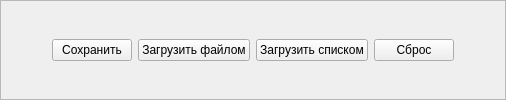
    <widget class="QFrame" name="frame_buttons">
     <property name="sizePolicy">
      <sizepolicy hsizetype="Preferred" vsizetype="Maximum">
       <horstretch>0</horstretch>
       <verstretch>1</verstretch>
      </sizepolicy>
     </property>
     <property name="frameShape">
      <enum>QFrame::StyledPanel</enum>
     </property>
     <property name="frameShadow">
      <enum>QFrame::Raised</enum>
     </property>
     <layout class="QHBoxLayout" name="horizontalLayout">
      <item>
       <spacer name="horizontalSpacer">
        <property name="orientation">
         <enum>Qt::Horizontal</enum>
        </property>
        <property name="sizeHint" stdset="0">
         <size>
          <width>40</width>
          <height>20</height>
         </size>
        </property>
       </spacer>
      </item>
      <item>
       <widget class="QPushButton" name="pb_save">
        <property name="sizePolicy">
         <sizepolicy hsizetype="Maximum" vsizetype="Maximum">
          <horstretch>0</horstretch>
          <verstretch>0</verstretch>
         </sizepolicy>
        </property>
        <property name="text">
         <string>Сохранить</string>
        </property>
       </widget>
      </item>
      <item>
       <widget class="QPushButton" name="pb_load">
        <property name="sizePolicy">
         <sizepolicy hsizetype="Maximum" vsizetype="Maximum">
          <horstretch>0</horstretch>
          <verstretch>0</verstretch>
         </sizepolicy>
        </property>
        <property name="text">
         <string>Загрузить файлом</string>
        </property>
       </widget>
      </item>
      <item>
       <widget class="QPushButton" name="pb_load_exists">
        <property name="text">
         <string>Загрузить списком</string>
        </property>
       </widget>
      </item>
      <item>
       <widget class="QPushButton" name="pb_drop">
        <property name="sizePolicy">
         <sizepolicy hsizetype="Maximum" vsizetype="Maximum">
          <horstretch>0</horstretch>
          <verstretch>0</verstretch>
         </sizepolicy>
        </property>
        <property name="text">
         <string>Сброс</string>
        </property>
       </widget>
      </item>
      <item>
       <spacer name="horizontalSpacer_2">
        <property name="orientation">
         <enum>Qt::Horizontal</enum>
        </property>
        <property name="sizeHint" stdset="0">
         <size>
          <width>40</width>
          <height>20</height>
         </size>
        </property>
       </spacer>
      </item>
     </layout>
    </widget>
